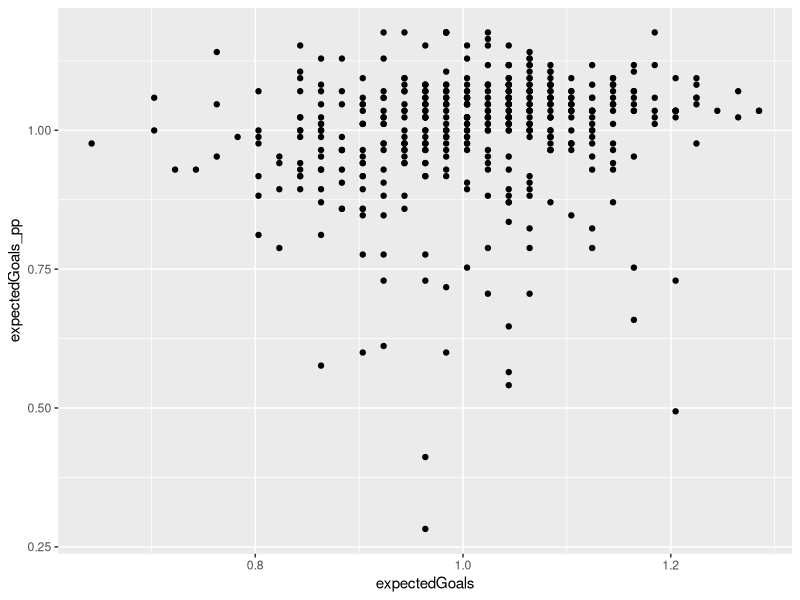
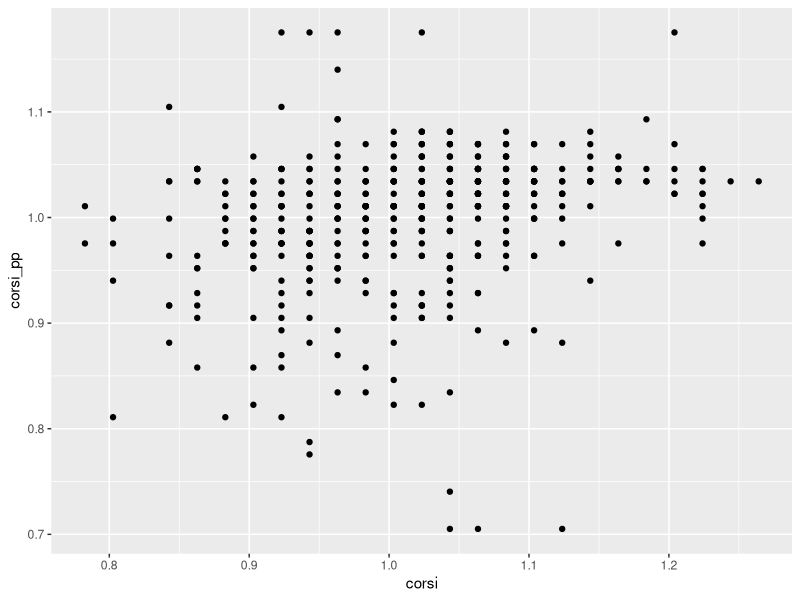
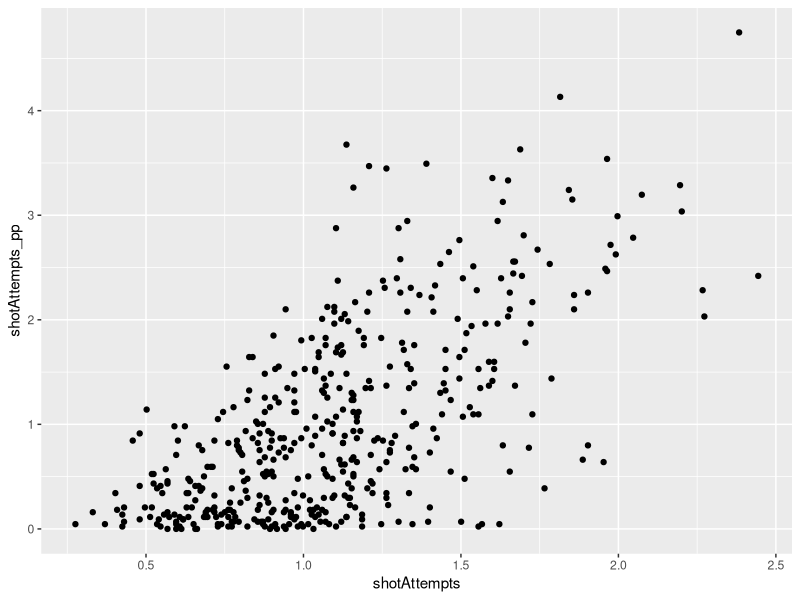
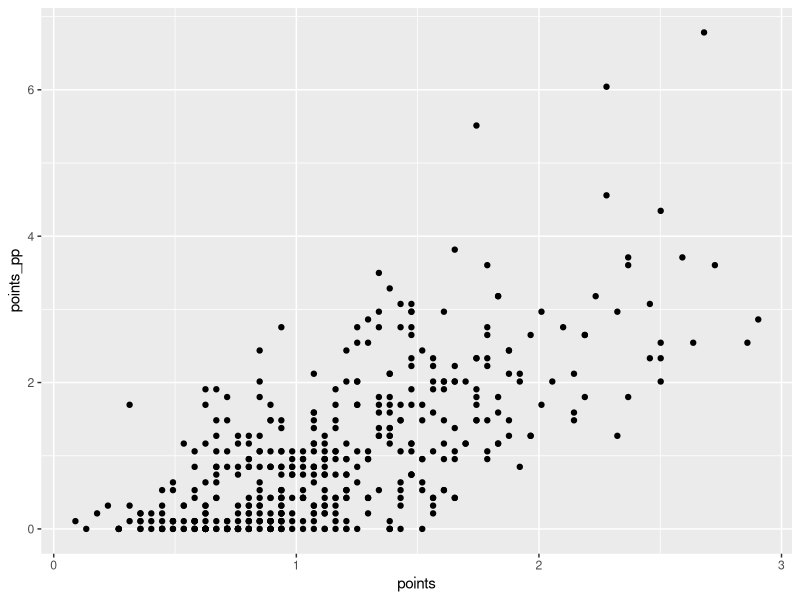
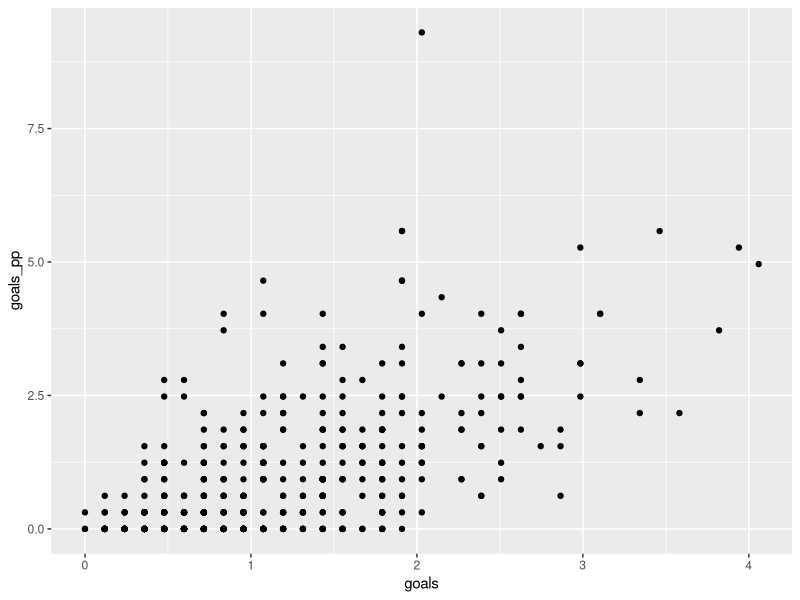
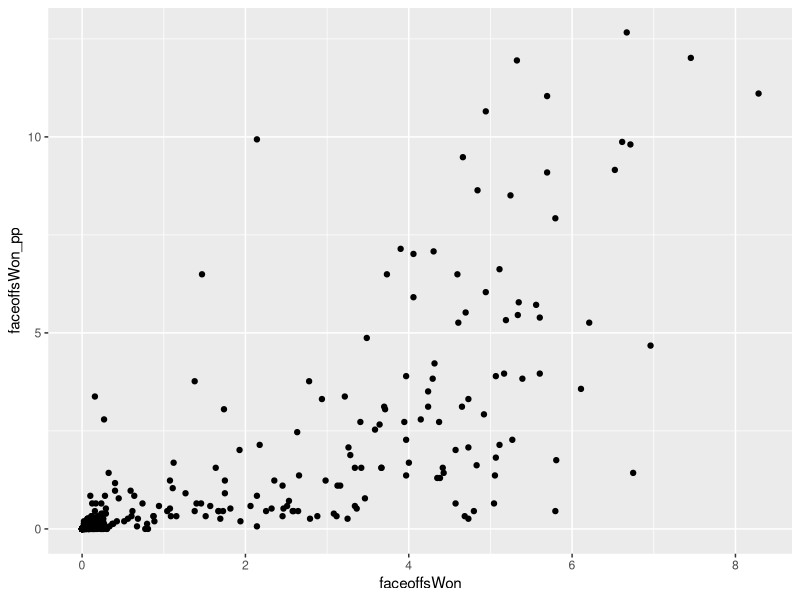
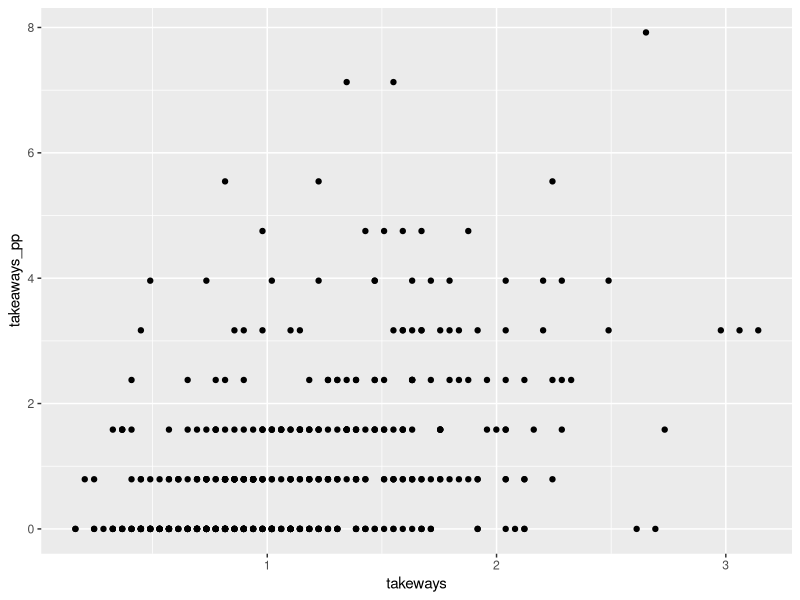
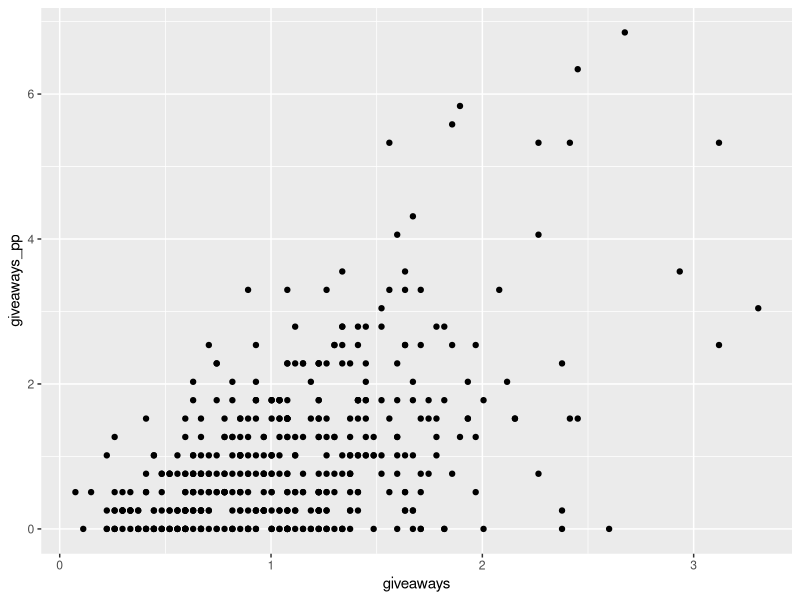

Recreate these plots in R, in order.
## ---- chunk 1
library(tidyverse)
regular_data <- read.csv("../data/01-modified-data/skaters_clean.csv")
pp_data <- read.csv("../data/01-modified-data/skaters_pp.csv")
pk_data <- read.csv("../data/01-modified-data/skaters_pk.csv")
## ---- chunk 2
summary_data_regular <- regular_data %>%
  subset(select=c(expectedGoals,corsi,shotAttempts,points,goals,faceoffsWon,takeways,giveaways,hits)) %>%
  summary()
summary_data_regular
## ---- chunk 3
summary(pp_data$icetime)

#remove bottom 25% of players by ice time
pp_data <- pp_data %>%
  filter(icetime > 414)

#summarize all metrics
summary_data_pp <- pp_data %>%
  subset(select=c(expectedGoals,corsi,shotAttempts,points,goals,faceoffsWon,takeways,giveaways,hits)) %>%
  summary()
summary_data_pp
## ---- chunk 4
summary(pk_data$icetime)

#remove bottom 25% of players by ice time
pk_data <- pk_data %>%
  filter(icetime > 555)

#summarize all metrics
summary_data_pk <- pk_data %>%
  subset(select=c(expectedGoals,corsi,shotAttempts,points,goals,faceoffsWon,takeways,giveaways,hits)) %>%
  summary()
summary_data_pk
## ---- chunk 5

norm_regular_data<-mutate(regular_data, expectedGoals=expectedGoals/mean(expectedGoals), corsi=corsi/mean(corsi), shotAttempts=shotAttempts/mean(shotAttempts), points=points/mean(points), goals=goals/mean(goals), faceoffsWon=faceoffsWon/mean(faceoffsWon),takeways=takeways/mean(takeways),giveaways=giveaways/mean(giveaways),hits=hits/mean(hits))

norm_pp_data<-mutate(pp_data, expectedGoals=expectedGoals/mean(expectedGoals), corsi=corsi/mean(corsi), shotAttempts=shotAttempts/mean(shotAttempts), points=points/mean(points), goals=goals/mean(goals), faceoffsWon=faceoffsWon/mean(faceoffsWon),takeways=takeways/mean(takeways),giveaways=giveaways/mean(giveaways),hits=hits/mean(hits))
 
norm_pk_data<-mutate(pk_data, expectedGoals=expectedGoals/mean(expectedGoals), corsi=corsi/mean(corsi), shotAttempts=shotAttempts/mean(shotAttempts), points=points/mean(points), goals=goals/mean(goals), faceoffsWon=faceoffsWon/mean(faceoffsWon),takeways=takeways/mean(takeways),giveaways=giveaways/mean(giveaways),hits=hits/mean(hits))
## ---- chunk 6
norm_regular_data<-norm_regular_data %>%
  subset(select=c(ID, name, team, expectedGoals,corsi,shotAttempts,points,goals,faceoffsWon,takeways,giveaways,hits))
sapply(norm_regular_data, function(x) sum(x > 3)) #faceoffs won has a lot of outliers

## ---- chunk 7
norm_pp_data<-norm_pp_data %>%
  subset(select=c(ID, name, team, expectedGoals,corsi,shotAttempts,points,goals,faceoffsWon,takeways,giveaways,hits))
sapply(norm_pp_data, function(x) sum(x > 3))  #most metrics have larger number of outliers for powerplays than regular play

## ---- chunk 8
norm_pk_data<-norm_pk_data %>%
  subset(select=c(ID, name, team, expectedGoals,corsi,shotAttempts,points,goals,faceoffsWon,takeways,giveaways,hits))
sapply(norm_pk_data, function(x) sum(x > 3))  #most metrics have larger number of outliers for penalty kills than regular play
## ---- chunk 9
#join pp data with regular data
colnames(norm_pp_data) <- c("ID","name","team","expectedGoals_pp","corsi_pp","shotAttempts_pp","points_pp","goals_pp","faceoffsWon_pp","takeaways_pp","giveaways_pp","hits_pp")
df.1 <- left_join(norm_pp_data, norm_regular_data, by="ID")
## ---- chunk 10
#compare metric values between regular play and powerplays for all players

library(ggplot2)

ggplot(data=df.1) + geom_point(aes(x=expectedGoals, y=expectedGoals_pp))

ggplot(data=df.1) + geom_point(aes(x=corsi, y=corsi_pp))

ggplot(data=df.1) + geom_point(aes(x=shotAttempts, y= shotAttempts_pp))

ggplot(data=df.1) + geom_point(aes(x=points, y=points_pp))

ggplot(data=df.1) + geom_point(aes(x=goals, y=goals_pp))

ggplot(data=df.1) + geom_point(aes(x=faceoffsWon, y=faceoffsWon_pp))

ggplot(data=df.1) + geom_point(aes(x=takeways, y=takeaways_pp))

ggplot(data=df.1) + geom_point(aes(x=giveaways, y=giveaways_pp))

ggplot(data=df.1) + geom_point(aes(x=hits, y=hits_pp))
## ---- chunk 11
#join pk data with regular data
colnames(norm_pk_data) <- c("ID","name","team","expectedGoals_pk","corsi_pk","shotAttempts_pk","points_pk","goals_pk","faceoffsWon_pk","takeaways_pk","giveaways_pk","hits_pk")
df.2 <- left_join(norm_pk_data, norm_regular_data, by="ID")
## ---- chunk 12
#compare metric values between regular play and penalty kills for all players

library(ggplot2)

ggplot(data=df.2) + geom_point(aes(x=expectedGoals, y=expectedGoals_pk))

ggplot(data=df.2) + geom_point(aes(x=corsi, y=corsi_pk))

ggplot(data=df.2) + geom_point(aes(x=shotAttempts, y= shotAttempts_pk))

ggplot(data=df.2) + geom_point(aes(x=points, y=points_pk))

ggplot(data=df.2) + geom_point(aes(x=goals, y=goals_pk))

ggplot(data=df.2) + geom_point(aes(x=faceoffsWon, y=faceoffsWon_pk))

ggplot(data=df.2) + geom_point(aes(x=takeways, y=takeaways_pk))

ggplot(data=df.2) + geom_point(aes(x=giveaways, y=giveaways_pk))

ggplot(data=df.2) + geom_point(aes(x=hits, y=hits_pk))
## ---- chunk 13
#load team data and team record data
team_data <- read.csv("../data/01-modified-data/team_record_clean.csv")

## ---- chunk 14
#compare powerplay success to overall season success
ggplot(data=team_data) + geom_point(aes(x=ppPercent, y=points))
ggplot(data=team_data) + geom_point(aes(x=ppGoals, y=points))

#compare penalty kill success to overall season success
ggplot(data=team_data) + geom_point(aes(x=pkPercent, y=points))
ggplot(data=team_data) + geom_point(aes(x=pkGoalsAgainst, y=points))
